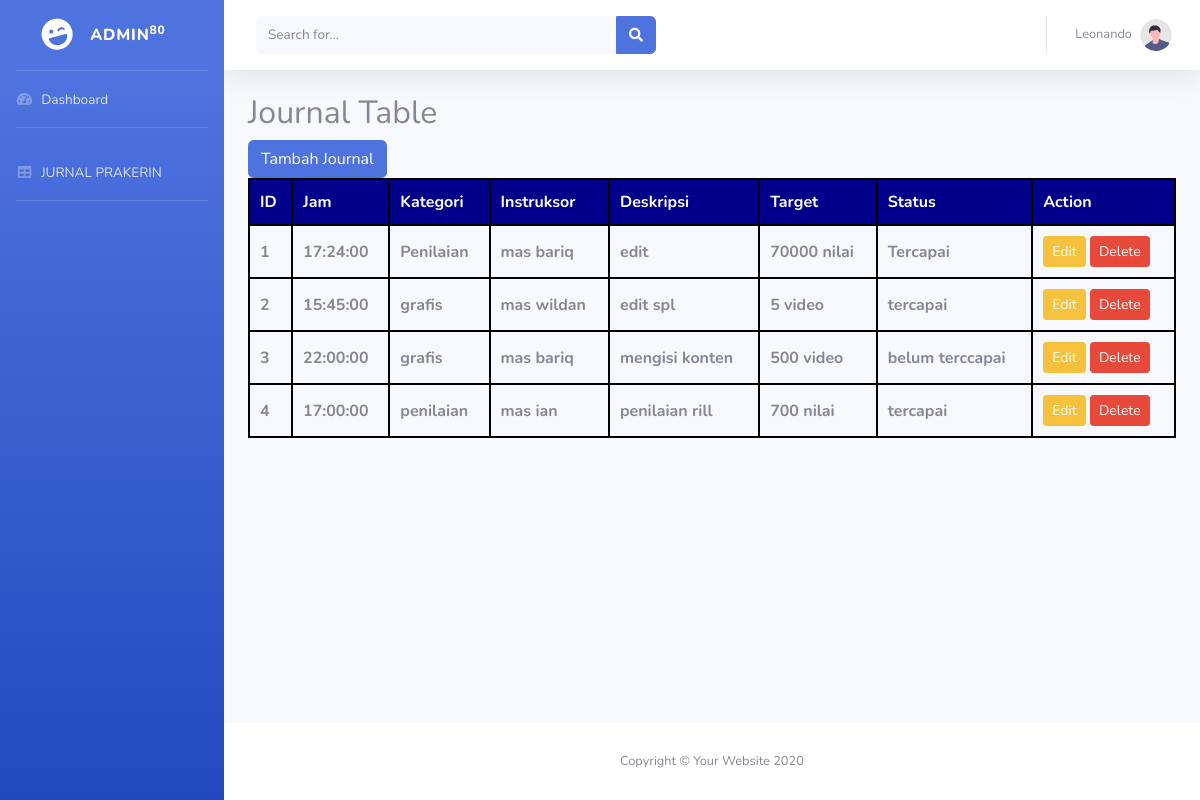
The page / on the database its author committed.
### tables this page shows
CREATE TABLE `journaltable` (
  `id` int(11) NOT NULL,
  `jam` time NOT NULL,
  `kategori` varchar(255) NOT NULL,
  `instruksor` varchar(255) NOT NULL,
  `deskripsi` text NOT NULL,
  `target` text NOT NULL,
  `status` varchar(255) NOT NULL
);

### index.php (the view, shortened to what this page needs)
<!DOCTYPE html>
<html lang="en">
<head>
    <link href="vendor/fontawesome-free/css/all.min.css" rel="stylesheet" type="text/css">
    <link href="css/sb-admin-2.min.css" rel="stylesheet">
</head>
<body id="page-top">
    <div id="wrapper">
        <ul class="navbar-nav bg-gradient-primary sidebar sidebar-dark accordion" id="accordionSidebar">
            <a class="sidebar-brand d-flex align-items-center justify-content-center" href="index.php">
                <div class="sidebar-brand-icon rotate-n-15">
                    <i class="fas fa-laugh-wink"></i>
                </div>
                <div class="sidebar-brand-text mx-3">ADMIN<sup>80</sup></div>
            </a>
            <hr class="sidebar-divider my-0">
            <li class="nav-item">
                <a class="nav-link" href="dasbrod.php">
                    <i class="fas fa-fw fa-tachometer-alt"></i>
                    <span>Dashboard</span></a>
            </li>
            <hr class="sidebar-divider">
            <li class="nav-item">
                <a class="nav-link" href="index.php">
                    <i class="fas fa-fw fa-table"></i>
                    <span>JURNAL PRAKERIN</span></a>
            </li>
            <hr class="sidebar-divider d-none d-md-block">
        </ul>
        <div id="content-wrapper" class="d-flex flex-column">
            <div id="content">
                <nav class="navbar navbar-expand navbar-light bg-white topbar mb-4 static-top shadow">
                    <form
                        class="d-none d-sm-inline-block form-inline mr-auto ml-md-3 my-2 my-md-0 mw-100 navbar-search">
                        <div class="input-group">
                            <input type="text" class="form-control bg-light border-0 small" placeholder="Search for..."
                                aria-label="Search" aria-describedby="basic-addon2">
                            <div class="input-group-append">
                                <button class="btn btn-primary" type="button">
                                    <i class="fas fa-search fa-sm"></i>
                                </button>
                            </div>
                        </div>
                    </form>
                    <ul class="navbar-nav ml-auto">
                        <li class="nav-item dropdown no-arrow">
                            <a class="nav-link dropdown-toggle" href="#" id="userDropdown" role="button"
                                data-toggle="dropdown" aria-haspopup="true" aria-expanded="false">
                                <span class="mr-2 d-none d-lg-inline text-gray-600 small">Leonando</span>
                                <img class="img-profile rounded-circle" src="img/undraw_profile.svg">
                            </a>
                        </li>
                    </ul>
                </nav>
                <div class="container-fluid">
                    <?php
                    $servername = "localhost";
                    $username = "root";
                    $password = "";
                    $dbname = "jurnal";
                    $conn = new mysqli($servername, $username, $password, $dbname);
                    $sql = "SELECT id, jam, kategori, instruksor, deskripsi, target, status FROM journaltable";
                    $result = $conn->query($sql);
                    ?>
                    <!DOCTYPE html>
                    <html>
                    <head>
                    </head>
                    <body>
                        <h2>Journal Table</h2>
                        <a href="create.php" class="d-inline-flex btn btn-primary">Tambah Journal</a>
                        <table>
                            <tr>
                                <th>ID</th>
                                <th>Jam</th>
                                <th>Kategori</th>
                                <th>Instruksor</th>
                                <th>Deskripsi</th>
                                <th>Target</th>
                                <th>Status</th>
                                <th>Action</th>
                            </tr>
                            <?php
                            if ($result->num_rows > 0) {
                                while($row = $result->fetch_assoc()) {
                                    echo "<tr>";
                                    echo "<td>" . $row["id"]. "</td>";
                                    echo "<td>" . $row["jam"]. "</td>";
                                    echo "<td>" . $row["kategori"]. "</td>";
                                    echo "<td>" . $row["instruksor"]. "</td>";
                                    echo "<td>" . $row["deskripsi"]. "</td>";
                                    echo "<td>" . $row["target"]. "</td>";
                                    echo "<td>" . $row["status"]. "</td>";
                                    echo "<td>
                    <a href='edit.php?id=" . $row["id"] . "' class='btn btn-warning btn-sm'>Edit</a>
                    <a href='delete.php?id=" . $row["id"] . "' class='btn btn-danger btn-sm' onclick='return confirm(\"Are you sure?\")'>Delete</a>
                </td>";
                                    echo "</tr>";
                                }
                            } else {
                                echo "<tr><td colspan='8'>No records found</td></tr>";
                            }
                    ?>
                        </table>
                    </body>
                    </html>
                </div>
            </div>
            <footer class="sticky-footer bg-white">
                <div class="container my-auto">
                    <div class="copyright text-center my-auto">
                        <span>Copyright &copy; Your Website 2020</span>
                    </div>
                </div>
            </footer>
        </div>
    </div>

### index.php (style rules this page uses)
table { width: 100%; border-collapse: collapse; }
table, th, td { border: 2px solid black; }
th, td { padding: 10px; text-align: left; font-weight: bold; }
th { background-color: darkblue; color: white; }

### rows shown on the page
journaltable: id "1", jam "17:24:00", kategori "Penilaian", instruksor "mas bariq", deskripsi "edit", target "70000 nilai", status "Tercapai"
journaltable: id "2", jam "15:45:00", kategori "grafis", instruksor "mas wildan", deskripsi "edit spl", target "5 video", status "tercapai"
journaltable: id "3", jam "22:00:00", kategori "grafis", instruksor "mas bariq", deskripsi "mengisi konten", target "500 video", status "belum terccapai"
journaltable: id "4", jam "17:00:00", kategori "penilaian", instruksor "mas ian", deskripsi "penilaian rill", target "700 nilai", status "tercapai"
